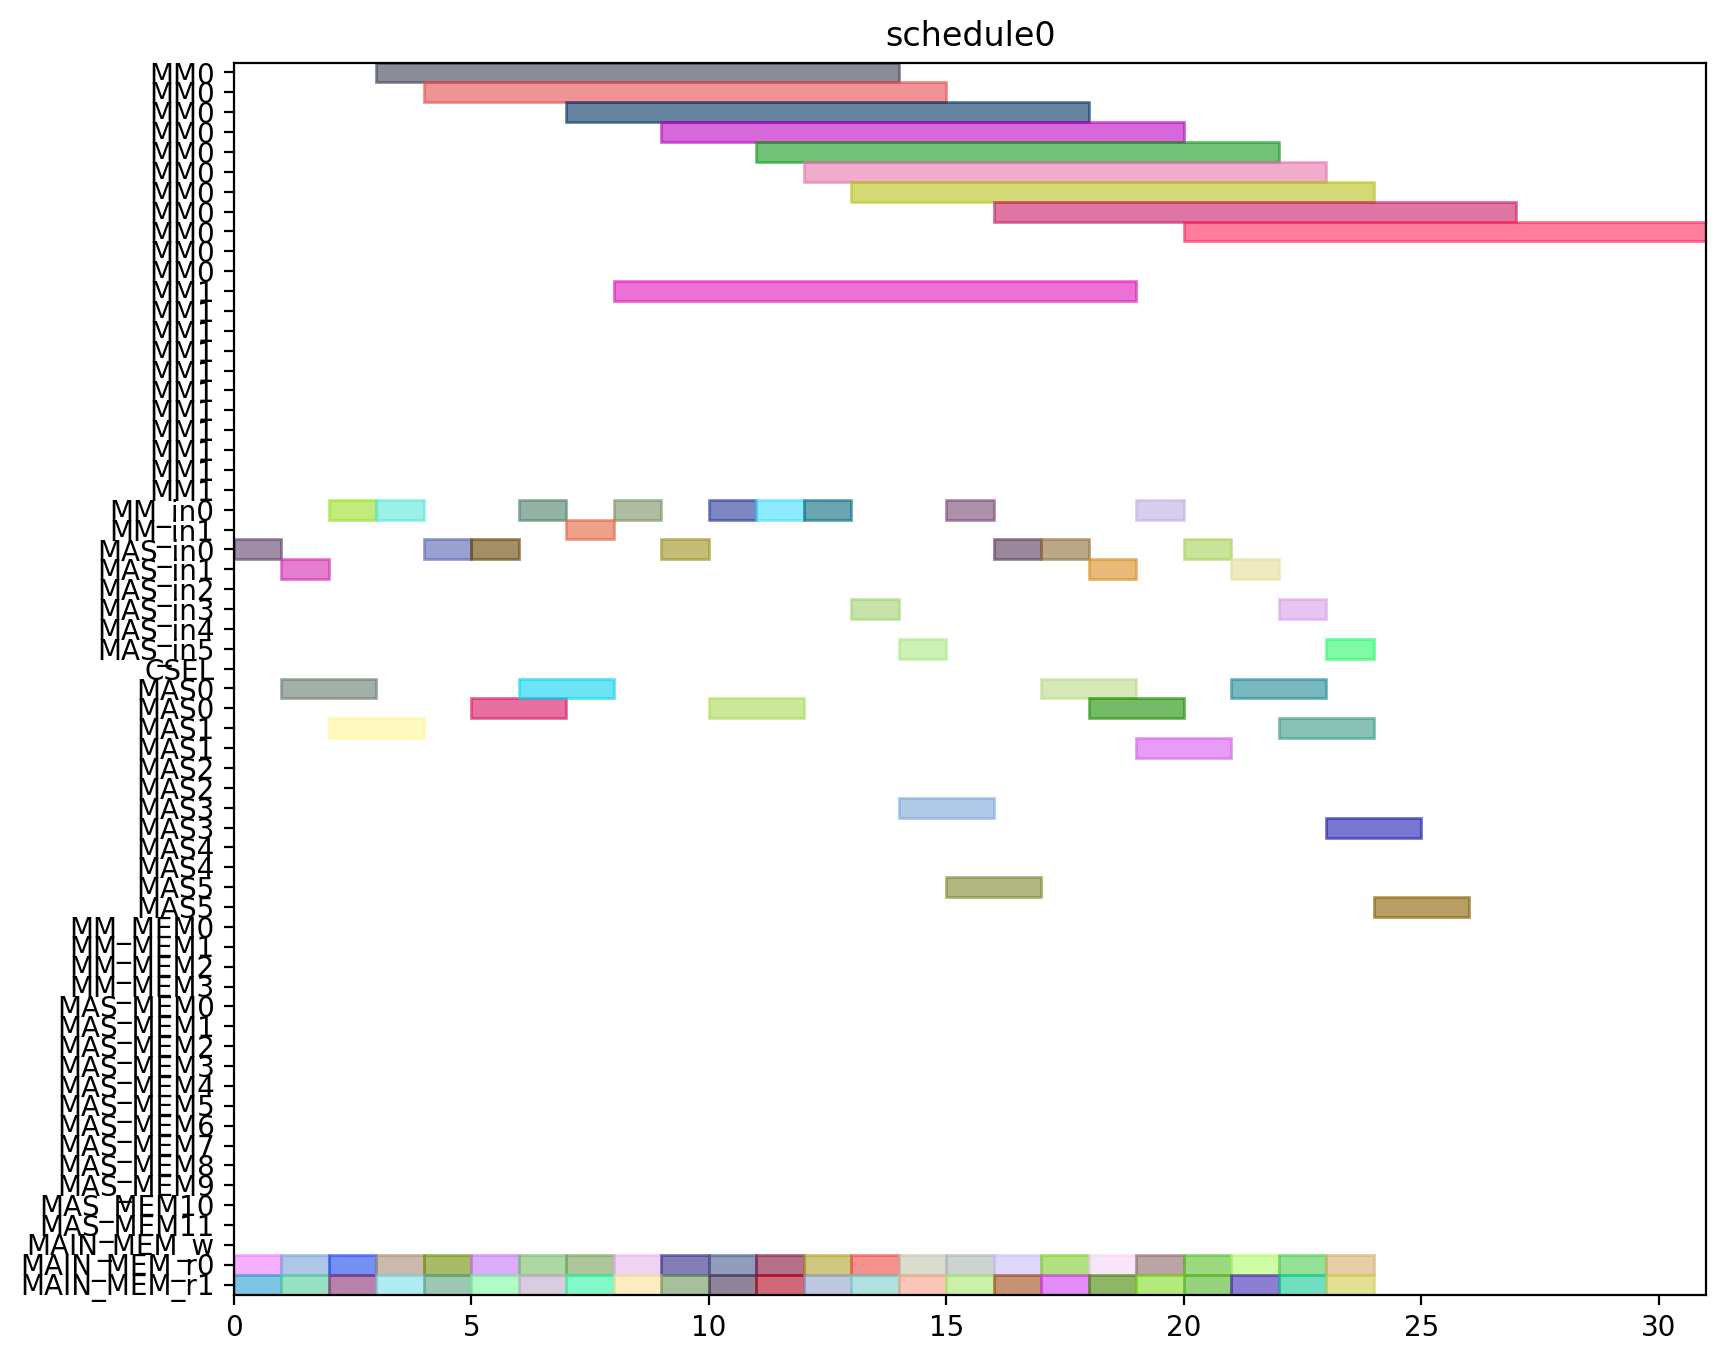

Source code (Python):
from pyschedule import Scenario, solvers, plotters, alt


def solve():
	horizon = 120
	S = Scenario("schedule0", horizon=horizon)

	# resource
	MM = S.Resources('MM', num=2, size=11)
	MM_in = S.Resources('MM_in', num=2)
	MAS_in = S.Resources('MAS_in', num=6)
	CSEL = S.Resource('CSEL')
	MAS = S.Resources('MAS', num=6, size=2, periods=range(1, horizon))
	MM_MEM = S.Resources('MM_MEM', num=4)
	MAS_MEM = S.Resources('MAS_MEM', num=12)
	MAIN_MEM_w = S.Resource('MAIN_MEM_w', size=1)
	MAIN_MEM_r = S.Resources('MAIN_MEM_r', num=2)

	# result of previous scheduling

	# new tasks
	t0_t0 = S.Task('t0_t0', length=2, delay_cost=1)
	t0_t0 += alt(MAS)
	t0_t0_in = S.Task('t0_t0_in', length=1, delay_cost=1)
	t0_t0_in += alt(MAS_in)
	S += t0_t0_in*MAS_in[0]<=t0_t0*MAS[0]

	S += t0_t0_in*MAS_in[1]<=t0_t0*MAS[1]

	S += t0_t0_in*MAS_in[2]<=t0_t0*MAS[2]

	S += t0_t0_in*MAS_in[3]<=t0_t0*MAS[3]

	S += t0_t0_in*MAS_in[4]<=t0_t0*MAS[4]

	S += t0_t0_in*MAS_in[5]<=t0_t0*MAS[5]

	t0_t0_mem0 = S.Task('t0_t0_mem0', length=1, delay_cost=1)
	t0_t0_mem0 += MAIN_MEM_r[0]
	S += t0_t0_mem0 <= t0_t0

	t0_t0_mem1 = S.Task('t0_t0_mem1', length=1, delay_cost=1)
	t0_t0_mem1 += MAIN_MEM_r[1]
	S += t0_t0_mem1 <= t0_t0

	t0_t1 = S.Task('t0_t1', length=2, delay_cost=1)
	t0_t1 += alt(MAS)
	t0_t1_in = S.Task('t0_t1_in', length=1, delay_cost=1)
	t0_t1_in += alt(MAS_in)
	S += t0_t1_in*MAS_in[0]<=t0_t1*MAS[0]

	S += t0_t1_in*MAS_in[1]<=t0_t1*MAS[1]

	S += t0_t1_in*MAS_in[2]<=t0_t1*MAS[2]

	S += t0_t1_in*MAS_in[3]<=t0_t1*MAS[3]

	S += t0_t1_in*MAS_in[4]<=t0_t1*MAS[4]

	S += t0_t1_in*MAS_in[5]<=t0_t1*MAS[5]

	t0_t1_mem0 = S.Task('t0_t1_mem0', length=1, delay_cost=1)
	t0_t1_mem0 += MAIN_MEM_r[0]
	S += t0_t1_mem0 <= t0_t1

	t0_t1_mem1 = S.Task('t0_t1_mem1', length=1, delay_cost=1)
	t0_t1_mem1 += MAIN_MEM_r[1]
	S += t0_t1_mem1 <= t0_t1

	t0_t3 = S.Task('t0_t3', length=11, delay_cost=1)
	t0_t3 += alt(MM)
	t0_t3_in = S.Task('t0_t3_in', length=1, delay_cost=1)
	t0_t3_in += alt(MM_in)
	S += t0_t3_in*MM_in[0]<=t0_t3*MM[0]
	S += t0_t3_in*MM_in[1]<=t0_t3*MM[1]
	t0_t3_mem0 = S.Task('t0_t3_mem0', length=1, delay_cost=1)
	t0_t3_mem0 += MAIN_MEM_r[0]
	S += t0_t3_mem0 <= t0_t3

	t0_t3_mem1 = S.Task('t0_t3_mem1', length=1, delay_cost=1)
	t0_t3_mem1 += MAIN_MEM_r[1]
	S += t0_t3_mem1 <= t0_t3

	t10 = S.Task('t10', length=2, delay_cost=1)
	t10 += alt(MAS)
	t10_in = S.Task('t10_in', length=1, delay_cost=1)
	t10_in += alt(MAS_in)
	S += t10_in*MAS_in[0]<=t10*MAS[0]

	S += t10_in*MAS_in[1]<=t10*MAS[1]

	S += t10_in*MAS_in[2]<=t10*MAS[2]

	S += t10_in*MAS_in[3]<=t10*MAS[3]

	S += t10_in*MAS_in[4]<=t10*MAS[4]

	S += t10_in*MAS_in[5]<=t10*MAS[5]

	t10_mem0 = S.Task('t10_mem0', length=1, delay_cost=1)
	t10_mem0 += MAIN_MEM_r[0]
	S += t10_mem0 <= t10

	t10_mem1 = S.Task('t10_mem1', length=1, delay_cost=1)
	t10_mem1 += MAIN_MEM_r[1]
	S += t10_mem1 <= t10

	t11 = S.Task('t11', length=2, delay_cost=1)
	t11 += alt(MAS)
	t11_in = S.Task('t11_in', length=1, delay_cost=1)
	t11_in += alt(MAS_in)
	S += t11_in*MAS_in[0]<=t11*MAS[0]

	S += t11_in*MAS_in[1]<=t11*MAS[1]

	S += t11_in*MAS_in[2]<=t11*MAS[2]

	S += t11_in*MAS_in[3]<=t11*MAS[3]

	S += t11_in*MAS_in[4]<=t11*MAS[4]

	S += t11_in*MAS_in[5]<=t11*MAS[5]

	t11_mem0 = S.Task('t11_mem0', length=1, delay_cost=1)
	t11_mem0 += MAIN_MEM_r[0]
	S += t11_mem0 <= t11

	t11_mem1 = S.Task('t11_mem1', length=1, delay_cost=1)
	t11_mem1 += MAIN_MEM_r[1]
	S += t11_mem1 <= t11

	t3_t0 = S.Task('t3_t0', length=11, delay_cost=1)
	t3_t0 += alt(MM)
	t3_t0_in = S.Task('t3_t0_in', length=1, delay_cost=1)
	t3_t0_in += alt(MM_in)
	S += t3_t0_in*MM_in[0]<=t3_t0*MM[0]
	S += t3_t0_in*MM_in[1]<=t3_t0*MM[1]
	t3_t0_mem0 = S.Task('t3_t0_mem0', length=1, delay_cost=1)
	t3_t0_mem0 += MAIN_MEM_r[0]
	S += t3_t0_mem0 <= t3_t0

	t3_t0_mem1 = S.Task('t3_t0_mem1', length=1, delay_cost=1)
	t3_t0_mem1 += MAIN_MEM_r[1]
	S += t3_t0_mem1 <= t3_t0

	t3_t1 = S.Task('t3_t1', length=11, delay_cost=1)
	t3_t1 += alt(MM)
	t3_t1_in = S.Task('t3_t1_in', length=1, delay_cost=1)
	t3_t1_in += alt(MM_in)
	S += t3_t1_in*MM_in[0]<=t3_t1*MM[0]
	S += t3_t1_in*MM_in[1]<=t3_t1*MM[1]
	t3_t1_mem0 = S.Task('t3_t1_mem0', length=1, delay_cost=1)
	t3_t1_mem0 += MAIN_MEM_r[0]
	S += t3_t1_mem0 <= t3_t1

	t3_t1_mem1 = S.Task('t3_t1_mem1', length=1, delay_cost=1)
	t3_t1_mem1 += MAIN_MEM_r[1]
	S += t3_t1_mem1 <= t3_t1

	t3_t2 = S.Task('t3_t2', length=2, delay_cost=1)
	t3_t2 += alt(MAS)
	t3_t2_in = S.Task('t3_t2_in', length=1, delay_cost=1)
	t3_t2_in += alt(MAS_in)
	S += t3_t2_in*MAS_in[0]<=t3_t2*MAS[0]

	S += t3_t2_in*MAS_in[1]<=t3_t2*MAS[1]

	S += t3_t2_in*MAS_in[2]<=t3_t2*MAS[2]

	S += t3_t2_in*MAS_in[3]<=t3_t2*MAS[3]

	S += t3_t2_in*MAS_in[4]<=t3_t2*MAS[4]

	S += t3_t2_in*MAS_in[5]<=t3_t2*MAS[5]

	t3_t2_mem0 = S.Task('t3_t2_mem0', length=1, delay_cost=1)
	t3_t2_mem0 += MAIN_MEM_r[0]
	S += t3_t2_mem0 <= t3_t2

	t3_t2_mem1 = S.Task('t3_t2_mem1', length=1, delay_cost=1)
	t3_t2_mem1 += MAIN_MEM_r[1]
	S += t3_t2_mem1 <= t3_t2

	t3_t3 = S.Task('t3_t3', length=2, delay_cost=1)
	t3_t3 += alt(MAS)
	t3_t3_in = S.Task('t3_t3_in', length=1, delay_cost=1)
	t3_t3_in += alt(MAS_in)
	S += t3_t3_in*MAS_in[0]<=t3_t3*MAS[0]

	S += t3_t3_in*MAS_in[1]<=t3_t3*MAS[1]

	S += t3_t3_in*MAS_in[2]<=t3_t3*MAS[2]

	S += t3_t3_in*MAS_in[3]<=t3_t3*MAS[3]

	S += t3_t3_in*MAS_in[4]<=t3_t3*MAS[4]

	S += t3_t3_in*MAS_in[5]<=t3_t3*MAS[5]

	t3_t3_mem0 = S.Task('t3_t3_mem0', length=1, delay_cost=1)
	t3_t3_mem0 += MAIN_MEM_r[0]
	S += t3_t3_mem0 <= t3_t3

	t3_t3_mem1 = S.Task('t3_t3_mem1', length=1, delay_cost=1)
	t3_t3_mem1 += MAIN_MEM_r[1]
	S += t3_t3_mem1 <= t3_t3

	t4_t0 = S.Task('t4_t0', length=2, delay_cost=1)
	t4_t0 += alt(MAS)
	t4_t0_in = S.Task('t4_t0_in', length=1, delay_cost=1)
	t4_t0_in += alt(MAS_in)
	S += t4_t0_in*MAS_in[0]<=t4_t0*MAS[0]

	S += t4_t0_in*MAS_in[1]<=t4_t0*MAS[1]

	S += t4_t0_in*MAS_in[2]<=t4_t0*MAS[2]

	S += t4_t0_in*MAS_in[3]<=t4_t0*MAS[3]

	S += t4_t0_in*MAS_in[4]<=t4_t0*MAS[4]

	S += t4_t0_in*MAS_in[5]<=t4_t0*MAS[5]

	t4_t0_mem0 = S.Task('t4_t0_mem0', length=1, delay_cost=1)
	t4_t0_mem0 += MAIN_MEM_r[0]
	S += t4_t0_mem0 <= t4_t0

	t4_t0_mem1 = S.Task('t4_t0_mem1', length=1, delay_cost=1)
	t4_t0_mem1 += MAIN_MEM_r[1]
	S += t4_t0_mem1 <= t4_t0

	t4_t1 = S.Task('t4_t1', length=2, delay_cost=1)
	t4_t1 += alt(MAS)
	t4_t1_in = S.Task('t4_t1_in', length=1, delay_cost=1)
	t4_t1_in += alt(MAS_in)
	S += t4_t1_in*MAS_in[0]<=t4_t1*MAS[0]

	S += t4_t1_in*MAS_in[1]<=t4_t1*MAS[1]

	S += t4_t1_in*MAS_in[2]<=t4_t1*MAS[2]

	S += t4_t1_in*MAS_in[3]<=t4_t1*MAS[3]

	S += t4_t1_in*MAS_in[4]<=t4_t1*MAS[4]

	S += t4_t1_in*MAS_in[5]<=t4_t1*MAS[5]

	t4_t1_mem0 = S.Task('t4_t1_mem0', length=1, delay_cost=1)
	t4_t1_mem0 += MAIN_MEM_r[0]
	S += t4_t1_mem0 <= t4_t1

	t4_t1_mem1 = S.Task('t4_t1_mem1', length=1, delay_cost=1)
	t4_t1_mem1 += MAIN_MEM_r[1]
	S += t4_t1_mem1 <= t4_t1

	t4_t3 = S.Task('t4_t3', length=11, delay_cost=1)
	t4_t3 += alt(MM)
	t4_t3_in = S.Task('t4_t3_in', length=1, delay_cost=1)
	t4_t3_in += alt(MM_in)
	S += t4_t3_in*MM_in[0]<=t4_t3*MM[0]
	S += t4_t3_in*MM_in[1]<=t4_t3*MM[1]
	t4_t3_mem0 = S.Task('t4_t3_mem0', length=1, delay_cost=1)
	t4_t3_mem0 += MAIN_MEM_r[0]
	S += t4_t3_mem0 <= t4_t3

	t4_t3_mem1 = S.Task('t4_t3_mem1', length=1, delay_cost=1)
	t4_t3_mem1 += MAIN_MEM_r[1]
	S += t4_t3_mem1 <= t4_t3

	t5_t0 = S.Task('t5_t0', length=11, delay_cost=1)
	t5_t0 += alt(MM)
	t5_t0_in = S.Task('t5_t0_in', length=1, delay_cost=1)
	t5_t0_in += alt(MM_in)
	S += t5_t0_in*MM_in[0]<=t5_t0*MM[0]
	S += t5_t0_in*MM_in[1]<=t5_t0*MM[1]
	t5_t0_mem0 = S.Task('t5_t0_mem0', length=1, delay_cost=1)
	t5_t0_mem0 += MAIN_MEM_r[0]
	S += t5_t0_mem0 <= t5_t0

	t5_t0_mem1 = S.Task('t5_t0_mem1', length=1, delay_cost=1)
	t5_t0_mem1 += MAIN_MEM_r[1]
	S += t5_t0_mem1 <= t5_t0

	t5_t1 = S.Task('t5_t1', length=11, delay_cost=1)
	t5_t1 += alt(MM)
	t5_t1_in = S.Task('t5_t1_in', length=1, delay_cost=1)
	t5_t1_in += alt(MM_in)
	S += t5_t1_in*MM_in[0]<=t5_t1*MM[0]
	S += t5_t1_in*MM_in[1]<=t5_t1*MM[1]
	t5_t1_mem0 = S.Task('t5_t1_mem0', length=1, delay_cost=1)
	t5_t1_mem0 += MAIN_MEM_r[0]
	S += t5_t1_mem0 <= t5_t1

	t5_t1_mem1 = S.Task('t5_t1_mem1', length=1, delay_cost=1)
	t5_t1_mem1 += MAIN_MEM_r[1]
	S += t5_t1_mem1 <= t5_t1

	t5_t2 = S.Task('t5_t2', length=2, delay_cost=1)
	t5_t2 += alt(MAS)
	t5_t2_in = S.Task('t5_t2_in', length=1, delay_cost=1)
	t5_t2_in += alt(MAS_in)
	S += t5_t2_in*MAS_in[0]<=t5_t2*MAS[0]

	S += t5_t2_in*MAS_in[1]<=t5_t2*MAS[1]

	S += t5_t2_in*MAS_in[2]<=t5_t2*MAS[2]

	S += t5_t2_in*MAS_in[3]<=t5_t2*MAS[3]

	S += t5_t2_in*MAS_in[4]<=t5_t2*MAS[4]

	S += t5_t2_in*MAS_in[5]<=t5_t2*MAS[5]

	t5_t2_mem0 = S.Task('t5_t2_mem0', length=1, delay_cost=1)
	t5_t2_mem0 += MAIN_MEM_r[0]
	S += t5_t2_mem0 <= t5_t2

	t5_t2_mem1 = S.Task('t5_t2_mem1', length=1, delay_cost=1)
	t5_t2_mem1 += MAIN_MEM_r[1]
	S += t5_t2_mem1 <= t5_t2

	t5_t3 = S.Task('t5_t3', length=2, delay_cost=1)
	t5_t3 += alt(MAS)
	t5_t3_in = S.Task('t5_t3_in', length=1, delay_cost=1)
	t5_t3_in += alt(MAS_in)
	S += t5_t3_in*MAS_in[0]<=t5_t3*MAS[0]

	S += t5_t3_in*MAS_in[1]<=t5_t3*MAS[1]

	S += t5_t3_in*MAS_in[2]<=t5_t3*MAS[2]

	S += t5_t3_in*MAS_in[3]<=t5_t3*MAS[3]

	S += t5_t3_in*MAS_in[4]<=t5_t3*MAS[4]

	S += t5_t3_in*MAS_in[5]<=t5_t3*MAS[5]

	t5_t3_mem0 = S.Task('t5_t3_mem0', length=1, delay_cost=1)
	t5_t3_mem0 += MAIN_MEM_r[0]
	S += t5_t3_mem0 <= t5_t3

	t5_t3_mem1 = S.Task('t5_t3_mem1', length=1, delay_cost=1)
	t5_t3_mem1 += MAIN_MEM_r[1]
	S += t5_t3_mem1 <= t5_t3

	t6_t0 = S.Task('t6_t0', length=11, delay_cost=1)
	t6_t0 += alt(MM)
	t6_t0_in = S.Task('t6_t0_in', length=1, delay_cost=1)
	t6_t0_in += alt(MM_in)
	S += t6_t0_in*MM_in[0]<=t6_t0*MM[0]
	S += t6_t0_in*MM_in[1]<=t6_t0*MM[1]
	t6_t0_mem0 = S.Task('t6_t0_mem0', length=1, delay_cost=1)
	t6_t0_mem0 += MAIN_MEM_r[0]
	S += t6_t0_mem0 <= t6_t0

	t6_t0_mem1 = S.Task('t6_t0_mem1', length=1, delay_cost=1)
	t6_t0_mem1 += MAIN_MEM_r[1]
	S += t6_t0_mem1 <= t6_t0

	t6_t1 = S.Task('t6_t1', length=11, delay_cost=1)
	t6_t1 += alt(MM)
	t6_t1_in = S.Task('t6_t1_in', length=1, delay_cost=1)
	t6_t1_in += alt(MM_in)
	S += t6_t1_in*MM_in[0]<=t6_t1*MM[0]
	S += t6_t1_in*MM_in[1]<=t6_t1*MM[1]
	t6_t1_mem0 = S.Task('t6_t1_mem0', length=1, delay_cost=1)
	t6_t1_mem0 += MAIN_MEM_r[0]
	S += t6_t1_mem0 <= t6_t1

	t6_t1_mem1 = S.Task('t6_t1_mem1', length=1, delay_cost=1)
	t6_t1_mem1 += MAIN_MEM_r[1]
	S += t6_t1_mem1 <= t6_t1

	t6_t2 = S.Task('t6_t2', length=2, delay_cost=1)
	t6_t2 += alt(MAS)
	t6_t2_in = S.Task('t6_t2_in', length=1, delay_cost=1)
	t6_t2_in += alt(MAS_in)
	S += t6_t2_in*MAS_in[0]<=t6_t2*MAS[0]

	S += t6_t2_in*MAS_in[1]<=t6_t2*MAS[1]

	S += t6_t2_in*MAS_in[2]<=t6_t2*MAS[2]

	S += t6_t2_in*MAS_in[3]<=t6_t2*MAS[3]

	S += t6_t2_in*MAS_in[4]<=t6_t2*MAS[4]

	S += t6_t2_in*MAS_in[5]<=t6_t2*MAS[5]

	t6_t2_mem0 = S.Task('t6_t2_mem0', length=1, delay_cost=1)
	t6_t2_mem0 += MAIN_MEM_r[0]
	S += t6_t2_mem0 <= t6_t2

	t6_t2_mem1 = S.Task('t6_t2_mem1', length=1, delay_cost=1)
	t6_t2_mem1 += MAIN_MEM_r[1]
	S += t6_t2_mem1 <= t6_t2

	t6_t3 = S.Task('t6_t3', length=2, delay_cost=1)
	t6_t3 += alt(MAS)
	t6_t3_in = S.Task('t6_t3_in', length=1, delay_cost=1)
	t6_t3_in += alt(MAS_in)
	S += t6_t3_in*MAS_in[0]<=t6_t3*MAS[0]

	S += t6_t3_in*MAS_in[1]<=t6_t3*MAS[1]

	S += t6_t3_in*MAS_in[2]<=t6_t3*MAS[2]

	S += t6_t3_in*MAS_in[3]<=t6_t3*MAS[3]

	S += t6_t3_in*MAS_in[4]<=t6_t3*MAS[4]

	S += t6_t3_in*MAS_in[5]<=t6_t3*MAS[5]

	t6_t3_mem0 = S.Task('t6_t3_mem0', length=1, delay_cost=1)
	t6_t3_mem0 += MAIN_MEM_r[0]
	S += t6_t3_mem0 <= t6_t3

	t6_t3_mem1 = S.Task('t6_t3_mem1', length=1, delay_cost=1)
	t6_t3_mem1 += MAIN_MEM_r[1]
	S += t6_t3_mem1 <= t6_t3

	t7_t0 = S.Task('t7_t0', length=11, delay_cost=1)
	t7_t0 += alt(MM)
	t7_t0_in = S.Task('t7_t0_in', length=1, delay_cost=1)
	t7_t0_in += alt(MM_in)
	S += t7_t0_in*MM_in[0]<=t7_t0*MM[0]
	S += t7_t0_in*MM_in[1]<=t7_t0*MM[1]
	t7_t0_mem0 = S.Task('t7_t0_mem0', length=1, delay_cost=1)
	t7_t0_mem0 += MAIN_MEM_r[0]
	S += t7_t0_mem0 <= t7_t0

	t7_t0_mem1 = S.Task('t7_t0_mem1', length=1, delay_cost=1)
	t7_t0_mem1 += MAIN_MEM_r[1]
	S += t7_t0_mem1 <= t7_t0

	t7_t1 = S.Task('t7_t1', length=11, delay_cost=1)
	t7_t1 += alt(MM)
	t7_t1_in = S.Task('t7_t1_in', length=1, delay_cost=1)
	t7_t1_in += alt(MM_in)
	S += t7_t1_in*MM_in[0]<=t7_t1*MM[0]
	S += t7_t1_in*MM_in[1]<=t7_t1*MM[1]
	t7_t1_mem0 = S.Task('t7_t1_mem0', length=1, delay_cost=1)
	t7_t1_mem0 += MAIN_MEM_r[0]
	S += t7_t1_mem0 <= t7_t1

	t7_t1_mem1 = S.Task('t7_t1_mem1', length=1, delay_cost=1)
	t7_t1_mem1 += MAIN_MEM_r[1]
	S += t7_t1_mem1 <= t7_t1

	t7_t2 = S.Task('t7_t2', length=2, delay_cost=1)
	t7_t2 += alt(MAS)
	t7_t2_in = S.Task('t7_t2_in', length=1, delay_cost=1)
	t7_t2_in += alt(MAS_in)
	S += t7_t2_in*MAS_in[0]<=t7_t2*MAS[0]

	S += t7_t2_in*MAS_in[1]<=t7_t2*MAS[1]

	S += t7_t2_in*MAS_in[2]<=t7_t2*MAS[2]

	S += t7_t2_in*MAS_in[3]<=t7_t2*MAS[3]

	S += t7_t2_in*MAS_in[4]<=t7_t2*MAS[4]

	S += t7_t2_in*MAS_in[5]<=t7_t2*MAS[5]

	t7_t2_mem0 = S.Task('t7_t2_mem0', length=1, delay_cost=1)
	t7_t2_mem0 += MAIN_MEM_r[0]
	S += t7_t2_mem0 <= t7_t2

	t7_t2_mem1 = S.Task('t7_t2_mem1', length=1, delay_cost=1)
	t7_t2_mem1 += MAIN_MEM_r[1]
	S += t7_t2_mem1 <= t7_t2

	t7_t3 = S.Task('t7_t3', length=2, delay_cost=1)
	t7_t3 += alt(MAS)
	t7_t3_in = S.Task('t7_t3_in', length=1, delay_cost=1)
	t7_t3_in += alt(MAS_in)
	S += t7_t3_in*MAS_in[0]<=t7_t3*MAS[0]

	S += t7_t3_in*MAS_in[1]<=t7_t3*MAS[1]

	S += t7_t3_in*MAS_in[2]<=t7_t3*MAS[2]

	S += t7_t3_in*MAS_in[3]<=t7_t3*MAS[3]

	S += t7_t3_in*MAS_in[4]<=t7_t3*MAS[4]

	S += t7_t3_in*MAS_in[5]<=t7_t3*MAS[5]

	t7_t3_mem0 = S.Task('t7_t3_mem0', length=1, delay_cost=1)
	t7_t3_mem0 += MAIN_MEM_r[0]
	S += t7_t3_mem0 <= t7_t3

	t7_t3_mem1 = S.Task('t7_t3_mem1', length=1, delay_cost=1)
	t7_t3_mem1 += MAIN_MEM_r[1]
	S += t7_t3_mem1 <= t7_t3

	solvers.mip.solve(S,msg=1,kind='CPLEX',ratio_gap=1.01)

	solution = [['hoge']*len(S.solution()[1]) for i in range(len(S.solution()))]
	for i in range(len(S.solution())):
		for j in range(len(S.solution()[i])):
			solution[i][j]=str(S.solution()[i][j])
	print(solution)

	cycles = int(solution[-1][3])

	pic_file_name = "/mnt/rose/usr1/fukuda/ABE/multiRAM_multiMAS_16mux/scheduling_result/stage11MM2_stage2MAS6/SQR012345/schedule0.png"
	if(S.solution() != []):
		plotters.matplotlib.plot(S,img_filename=pic_file_name, show_task_labels=False, fig_size=(cycles*0.25+3, 8))

	return solution
